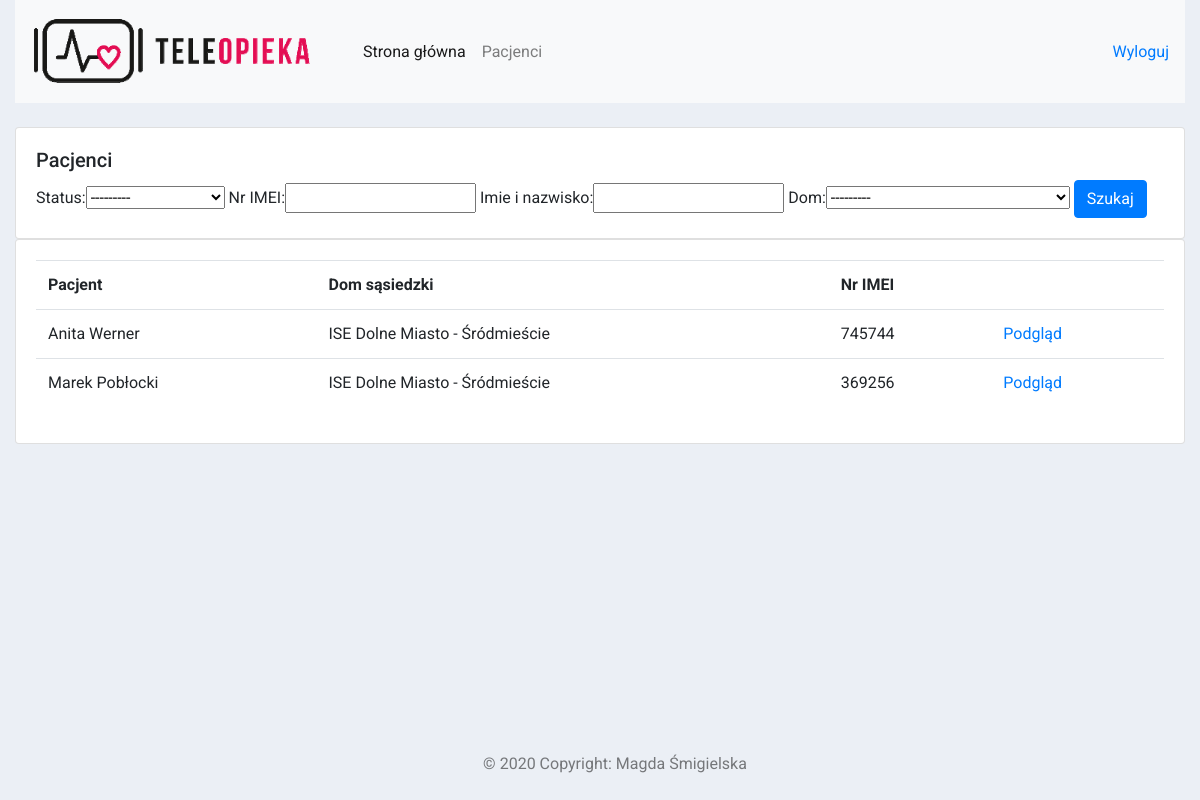
/pacjenci/ (signed in), run on the app's committed database.
### pacjenci/models.py (models this page shows, shortened)
class Pacjent(models.Model):
    class Meta:
        verbose_name_plural = "Pacjenci"
    STATUS = (
        ('Lista rezerwowa', 'Lista rezerwowa'),
        ('Aktywny', 'Aktywny'),
        ('Zmarły', 'Zmarły'),
        ('Rezygnacja', 'Rezygnacja')
    )
    status = models.CharField(max_length=200, null=True, choices=STATUS)
    nr_IMEI = models.CharField(max_length=200, null=True)
    imie_i_nazwisko = models.CharField(max_length=200, null=True)
    dom = models.ForeignKey(Dom, null=True, on_delete=models.SET_NULL)
    data_dodania = models.DateTimeField(auto_now_add=True, null=True)

class Dom(models.Model):
    class Meta:
        verbose_name_plural = "Domy sąsiedzkie"
    nazwa = models.CharField(max_length=200, null=True)
    dzielnica = models.CharField(max_length=200, null=True)
    def __str__(self):
        return " - ".join([self.nazwa, self.dzielnica])

### pacjenci/decorators.py (the view)
        def wrapper_func(request, *args, **kwargs):
            group = None
            a = request.user.groups.exists()
            print("aaaaaaaaaaaaa")
            print(a)
            if request.user.groups.exists():
                group = request.user.groups.all()[0].name
            if group in allowed_roles:
                return view_func(request, *args, **kwargs)
            else:
                return HttpResponse("Nie masz uprawnień do tej strony")

### pacjenci/views.py (called while the page is built)
@login_required(login_url='login')
@allowed_users(allowed_roles=['administrator','asystent'])
def pacjenci(request):
    pacjenci = Pacjent.objects.all()
    myFilterPacjentAll = PacjentFilterAll(request.GET, queryset=pacjenci)
    pacjenci = myFilterPacjentAll.qs
    return render(request, 'pacjenci/pacjenci.html', {'pacjenci':pacjenci, 'myFilterPacjentAll': myFilterPacjentAll})

### pacjenci/templates/pacjenci/pacjenci.html
{%  extends 'pacjenci/main.html' %}
{% block content %}
		<br>
		<div class="row">
			<div class="col-md">
				<div class="card card-body">
					<h5>Pacjenci</h5>
					<form method="get">
						{{myFilterPacjentAll.form}}
					<button class="btn btn-primary" type="submit">Szukaj</button>
				</form>
					</div>
				<div class="card card-body">
					<table class="table">
						<tr>
							<th>Pacjent</th>
							<th>Dom sąsiedzki</th>
							<th>Nr IMEI</th>
							<th></th>
						</tr>
						{% for i in pacjenci %}
							<tr>
								<td>{{i.imie_i_nazwisko}}</td>
								<td>{{i.dom}}</td>
								<td>{{i.nr_IMEI}}</td>
								<td><a href="{% url 'pacjent_podglad' i.id %}">Podgląd</a></td>
							</tr>
						{% endfor %}
					</table>
				</div>
			</div>
		</div>
{% endblock content %}

### static/css/main.css (style rules this page uses)
body { background-color: #EBEFF5; font-family: "Roboto"; height: 100%; overflow-x: hidden; }
html { height: 100%; }

### data on the page
Pacjent: imie_i_nazwisko "Anita Werner", dom "ISE Dolne Miasto - Śródmieście", nr_IMEI "745744"
Pacjent: imie_i_nazwisko "Marek Pobłocki", dom "ISE Dolne Miasto - Śródmieście", nr_IMEI "369256"
